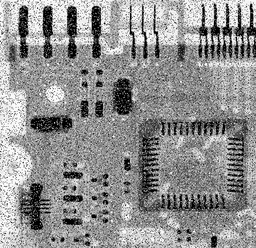
#> input picture Assignment 1/4. Spatial Filters/noise.tif, 256 x 248 px, shrunk from 455 x 440 before the run
$ jupyter execute 'Spatial Filters.ipynb'   (text cells are left out)
#> lines starting #> are read from the running program, lines starting #| are printed output that depends on the picture; pictures that were not available may be replaced by others from this repository, and a replacement may not be noted
[cell 1]
import cv2
import numpy as np
import matplotlib.pyplot as plt

[cell 2]
# Function to apply averaging filter
def average_filter(image, kernel_size):
    pad = kernel_size // 2  # Padding size
    padded_img = np.pad(image, pad, mode="constant", constant_values=0)  # Zero padding
    filtered_img = np.zeros_like(image)

    for i in range(image.shape[0]):
        for j in range(image.shape[1]):
            region = padded_img[i:i+kernel_size, j:j+kernel_size]
            filtered_img[i, j] = np.mean(region)

    return filtered_img.astype(np.uint8)

# Function to apply weighted averaging filter
def weighted_average_filter(image, kernel_size=3):
    pad = kernel_size // 2
    padded_img = np.pad(image, pad, mode="constant", constant_values=0)
    filtered_img = np.zeros_like(image)

    # Create a weighted kernel where the center has the highest weight
    kernel = np.fromfunction(
        lambda x, y: (kernel_size - abs(x - pad) - abs(y - pad)),
        (kernel_size, kernel_size)
    )
    kernel /= kernel.sum()  # Normalize so the sum of the kernel is 1

    for i in range(image.shape[0]):
        for j in range(image.shape[1]):
            region = padded_img[i:i+kernel_size, j:j+kernel_size]
            filtered_img[i, j] = np.sum(region * kernel)

    # Clip values to stay within valid range (0-255 for uint8 images)
    filtered_img = np.clip(filtered_img, 0, 255)

    return filtered_img.astype(np.uint8)


# Function to apply median filter
def median_filter(image, kernel_size):
    pad = kernel_size // 2
    padded_img = np.pad(image, pad, mode="constant", constant_values=0)
    filtered_img = np.zeros_like(image)

    for i in range(image.shape[0]):
        for j in range(image.shape[1]):
            region = padded_img[i:i+kernel_size, j:j+kernel_size]
            filtered_img[i, j] = np.median(region)

    return filtered_img.astype(np.uint8)

[cell 3]
# Load images (convert to grayscale for processing)
noise_img = cv2.imread("noise.tif", cv2.IMREAD_GRAYSCALE)
#> noise_img is the input picture: shape (248, 256); min 0, max 255, mean 144.3
car_img = cv2.imread("car.png", cv2.IMREAD_GRAYSCALE)
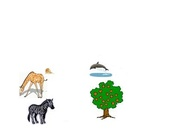
#> input picture Assignment 1/5. Composite Image/Sample_Image.jpg, 180 x 135 px, shrunk from 320 x 240 before the run, given in place of car.png, which was not available
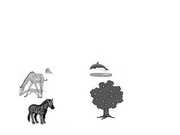
#> car_img: shape (135, 180); min 0, max 255, mean 244.6

# Ensure images are loaded
if noise_img is None or car_img is None:
    print("Error: One or both images not found! Check file paths.")
    exit()

# Define kernel sizes (3*3 and 5*5)
kernel_sizes = [3, 5]

# Store results
filtered_images = {}

for size in kernel_sizes:
    filtered_images[f"Noise_Avg_{size}"] = average_filter(noise_img, size)
    filtered_images[f"Car_Avg_{size}"] = average_filter(car_img, size)

    filtered_images[f"Noise_Weighted_{size}"] = weighted_average_filter(noise_img, size)
    filtered_images[f"Car_Weighted_{size}"] = weighted_average_filter(car_img, size)

    filtered_images[f"Noise_Median_{size}"] = median_filter(noise_img, size)
    filtered_images[f"Car_Median_{size}"] = median_filter(car_img, size)
#> this loop made 2 passes
#> pass 1, in average_filter, `padded_img = np.pad(image, pad, mode="constant", constant_values=0)`:
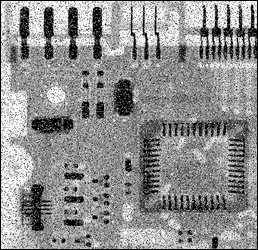
#> padded_img: shape (250, 258); min 0, max 255, mean 142.1
#> after the loop, filtered_images = 12 items

# Test different kernel sizes for optimal median filtering of noise.tiff
optimal_kernel_sizes = [3, 5, 7, 9]  # Try larger sizes to find the best
optimal_median_results = [median_filter(noise_img, k) for k in optimal_kernel_sizes]
#> after the loop in median_filter (call 5), `for i in range(image.shape[0]):`:
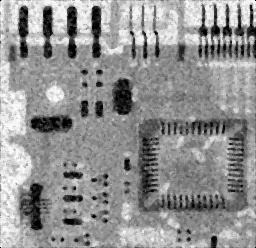
#> filtered_img: shape (248, 256); min 0, max 254, mean 145.7
#> in median_filter (call 6), `pad = kernel_size // 2`: pad = 2
#> after the loop in median_filter (call 6), `for i in range(image.shape[0]):`:
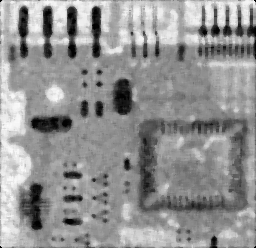
#> filtered_img: shape (248, 256); min 0, max 251, mean 146.4
#> in median_filter (call 7), `pad = kernel_size // 2`: pad = 3
#> in median_filter (call 7), `padded_img = np.pad(image, pad, mode="constant", constant_values=0)`:
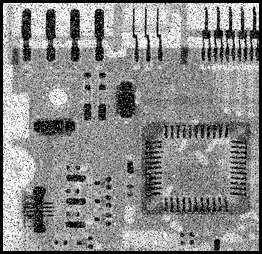
#> padded_img: shape (254, 262); min 0, max 255, mean 137.7
#> after the loop in median_filter (call 7), `for i in range(image.shape[0]):`:
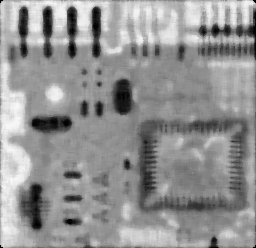
#> filtered_img: shape (248, 256); min 0, max 248, mean 146.6
#> in median_filter (call 8), `pad = kernel_size // 2`: pad = 4
#> in median_filter (call 8), `padded_img = np.pad(image, pad, mode="constant", constant_values=0)`:
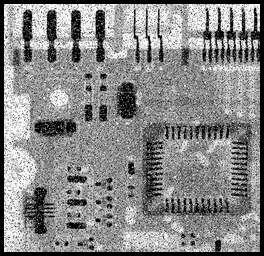
#> padded_img: shape (256, 264); min 0, max 255, mean 135.6
#> after the loop in median_filter (call 8), `for i in range(image.shape[0]):`:
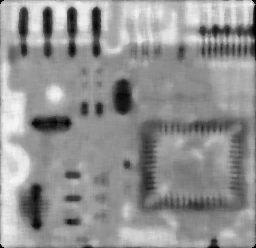
#> filtered_img: shape (248, 256); min 0, max 245, mean 146.5
#> optimal_median_results = 4 items

[cell 4]
# Display results
fig, axes = plt.subplots(5, 4, figsize=(12, 15))
axes = axes.ravel()

# Show original images
axes[0].imshow(noise_img, cmap="gray")
axes[0].set_title("Original Noise Image")
axes[0].axis("off")

axes[1].imshow(car_img, cmap="gray")
axes[1].set_title("Original Car Image")
axes[1].axis("off")

# Show filtered images
i = 2
for key, img in filtered_images.items():
    axes[i].imshow(img, cmap="gray")
    axes[i].set_title(key.replace("_", " "))
    axes[i].axis("off")
    i += 1
#> this loop made 12 passes
#> key on passes 1 to 12: 'Noise_Avg_3', 'Car_Avg_3', 'Noise_Weighted_3', 'Car_Weighted_3', 'Noise_Median_3', 'Car_Median_3', 'Noise_Avg_5', 'Car_Avg_5', 'Noise_Weighted_5', 'Car_Weighted_5', 'Noise_Median_5', 'Car_Median_5'
#> after the loop, i = 14

# Show different median filter sizes on noise.tiff
for j in range(len(optimal_kernel_sizes)):
    axes[i].imshow(optimal_median_results[j], cmap="gray")
    axes[i].set_title(f"Median {optimal_kernel_sizes[j]}")
    axes[i].axis("off")
    i += 1
#> after the loop, i = 18

plt.tight_layout()
plt.show()
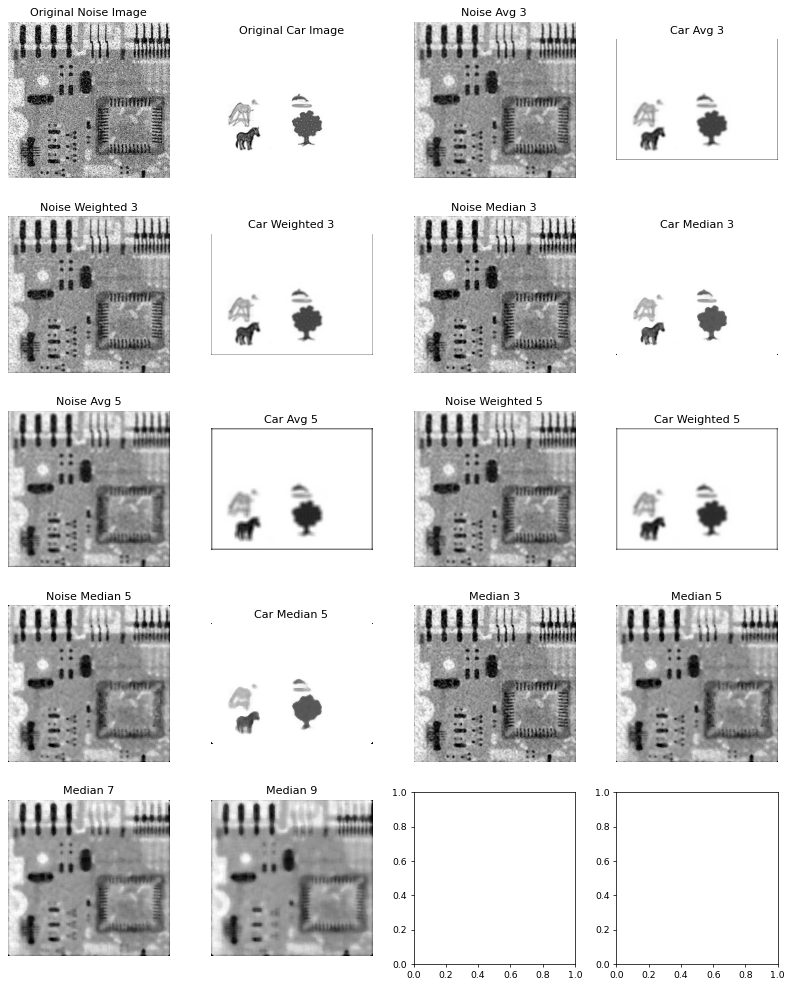
#> figure drawn by matplotlib, 18 panels

[cell 5]
import cv2
import numpy as np
import matplotlib.pyplot as plt

# Function to apply manual averaging filter (optimized with NumPy)
def fast_average_filter(image, kernel_size):
    pad = kernel_size // 2
    padded_img = np.pad(image, pad, mode="constant", constant_values=0)

    output = np.zeros_like(image, dtype=np.float32)

    for i in range(kernel_size):
        for j in range(kernel_size):
            output += padded_img[i:i+image.shape[0], j:j+image.shape[1]]

    return (output / (kernel_size * kernel_size)).astype(np.uint8)

# Function to apply manual weighted averaging filter (optimized)
def fast_weighted_average_filter(image, kernel_size):
    pad = kernel_size // 2
    padded_img = np.pad(image, pad, mode="constant", constant_values=0)

    kernel = np.ones((kernel_size, kernel_size), dtype=np.float32)
    kernel[pad, pad] = kernel_size * 2  # Higher weight at center
    kernel /= kernel.sum()  # Normalize

    output = np.zeros_like(image, dtype=np.float32)

    for i in range(kernel_size):
        for j in range(kernel_size):
            output += padded_img[i:i+image.shape[0], j:j+image.shape[1]] * kernel[i, j]

    return output.astype(np.uint8)

# Function to apply manual median filter (optimized using NumPy)
def fast_median_filter(image, kernel_size):
    pad = kernel_size // 2
    padded_img = np.pad(image, pad, mode="constant", constant_values=0)

    shape = (image.shape[0], image.shape[1], kernel_size, kernel_size)
    strides = padded_img.strides + padded_img.strides
    windows = np.lib.stride_tricks.as_strided(padded_img, shape=shape, strides=strides)

    return np.median(windows, axis=(2, 3)).astype(np.uint8)

# Load images (convert to grayscale for processing)
noise_img = cv2.imread("noise.tif", cv2.IMREAD_GRAYSCALE)
car_img = cv2.imread("car.png", cv2.IMREAD_GRAYSCALE)

# Ensure images are loaded
if noise_img is None or car_img is None:
    print("Error: One or both images not found! Check file paths.")
    exit()

# Define kernel sizes
kernel_sizes = [3, 5]

# Store results
filtered_images = {}

for size in kernel_sizes:
    filtered_images[f"Noise_Avg_{size}"] = fast_average_filter(noise_img, size)
    filtered_images[f"Car_Avg_{size}"] = fast_average_filter(car_img, size)

    filtered_images[f"Noise_Weighted_{size}"] = fast_weighted_average_filter(noise_img, size)
    filtered_images[f"Car_Weighted_{size}"] = fast_weighted_average_filter(car_img, size)

    filtered_images[f"Noise_Median_{size}"] = fast_median_filter(noise_img, size)
    filtered_images[f"Car_Median_{size}"] = fast_median_filter(car_img, size)
#> this loop made 2 passes

# Test different kernel sizes for optimal median filtering of noise.tiff
optimal_kernel_sizes = [3, 5, 7, 9]  # Try larger sizes to find the best
optimal_median_results = [fast_median_filter(noise_img, k) for k in optimal_kernel_sizes]

# Display results
fig, axes = plt.subplots(5, 4, figsize=(12, 15))
axes = axes.ravel()

# Show original images
axes[0].imshow(noise_img, cmap="gray")
axes[0].set_title("Original Noise Image")
axes[0].axis("off")

axes[1].imshow(car_img, cmap="gray")
axes[1].set_title("Original Car Image")
axes[1].axis("off")

# Show filtered images
i = 2
for key, img in filtered_images.items():
    axes[i].imshow(img, cmap="gray")
    axes[i].set_title(key.replace("_", " "))
    axes[i].axis("off")
    i += 1
#> after the loop, i = 14

# Show different median filter sizes on noise.tiff
for j in range(len(optimal_kernel_sizes)):
    axes[i].imshow(optimal_median_results[j], cmap="gray")
    axes[i].set_title(f"Median {optimal_kernel_sizes[j]}")
    axes[i].axis("off")
    i += 1
#> after the loop, i = 18

plt.tight_layout()
plt.show()
